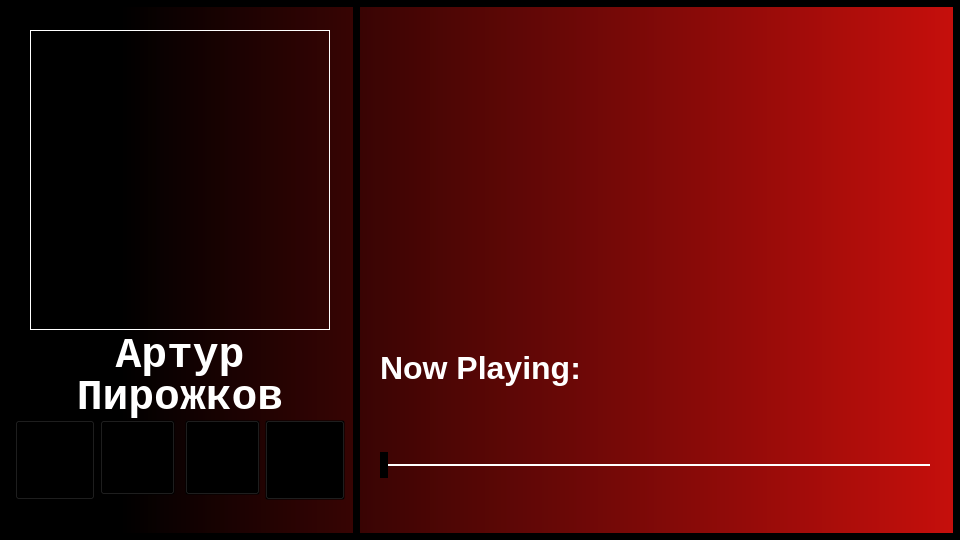
<?xml version="1.0" encoding="UTF-8"?>
<ui version="4.0">
 <class>arturWindow</class>
 <widget class="QMainWindow" name="arturWindow">
  <property name="geometry">
   <rect>
    <x>0</x>
    <y>0</y>
    <width>960</width>
    <height>540</height>
   </rect>
  </property>
  <property name="minimumSize">
   <size>
    <width>960</width>
    <height>540</height>
   </size>
  </property>
  <property name="maximumSize">
   <size>
    <width>960</width>
    <height>540</height>
   </size>
  </property>
  <property name="windowTitle">
   <string>MainWindow</string>
  </property>
  <property name="styleSheet">
   <string notr="true">background-color: qlineargradient(spread:pad, x1:0, y1:0.5, x2:1, y2:0.5, stop:0.125 rgba(0, 0, 0, 255), stop:1 rgba(200, 15, 12, 255));</string>
  </property>
  <widget class="QWidget" name="centralwidget">
   <property name="styleSheet">
    <string notr="true"/>
   </property>
   <widget class="Line" name="frameRight">
    <property name="geometry">
     <rect>
      <x>353</x>
      <y>0</y>
      <width>607</width>
      <height>540</height>
     </rect>
    </property>
    <property name="font">
     <font>
      <weight>50</weight>
      <bold>false</bold>
     </font>
    </property>
    <property name="styleSheet">
     <string notr="true">border: 7px solid;
border-color: rgb(0, 0, 0);
background-color: rgba(0, 0, 0, 0);
border-radius: 1em;</string>
    </property>
    <property name="orientation">
     <enum>Qt::Vertical</enum>
    </property>
   </widget>
   <widget class="Line" name="frameLeft">
    <property name="geometry">
     <rect>
      <x>0</x>
      <y>0</y>
      <width>360</width>
      <height>540</height>
     </rect>
    </property>
    <property name="font">
     <font>
      <weight>50</weight>
      <bold>false</bold>
     </font>
    </property>
    <property name="styleSheet">
     <string notr="true">border: 7px solid;
border-color: rgb(0, 0, 0);
background-color: rgba(0, 0, 0, 0);
border-radius: 1em;</string>
    </property>
    <property name="orientation">
     <enum>Qt::Vertical</enum>
    </property>
   </widget>
   <widget class="QLabel" name="arturLogo">
    <property name="geometry">
     <rect>
      <x>30</x>
      <y>30</y>
      <width>300</width>
      <height>300</height>
     </rect>
    </property>
    <property name="styleSheet">
     <string notr="true">background-color: rgba(0, 0, 0, 0);
border: 1px solid rgb(255, 255, 255);
</string>
    </property>
    <property name="text">
     <string/>
    </property>
    <property name="pixmap">
     <pixmap>Images/АртурПирожков.jpg</pixmap>
    </property>
    <property name="scaledContents">
     <bool>true</bool>
    </property>
   </widget>
   <widget class="QLabel" name="arturText">
    <property name="geometry">
     <rect>
      <x>0</x>
      <y>325</y>
      <width>360</width>
      <height>60</height>
     </rect>
    </property>
    <property name="font">
     <font>
      <family>Lucida Console</family>
      <pointsize>32</pointsize>
      <weight>75</weight>
      <bold>true</bold>
      <kerning>true</kerning>
     </font>
    </property>
    <property name="styleSheet">
     <string notr="true">background-color: rgba(0, 0, 0, 0);
color: rgb(255, 255, 255);</string>
    </property>
    <property name="text">
     <string>Артур</string>
    </property>
    <property name="alignment">
     <set>Qt::AlignCenter</set>
    </property>
    <property name="wordWrap">
     <bool>false</bool>
    </property>
    <property name="margin">
     <number>0</number>
    </property>
    <property name="indent">
     <number>-1</number>
    </property>
   </widget>
   <widget class="Line" name="frameLeftBack">
    <property name="geometry">
     <rect>
      <x>0</x>
      <y>0</y>
      <width>360</width>
      <height>540</height>
     </rect>
    </property>
    <property name="font">
     <font>
      <weight>50</weight>
      <bold>false</bold>
     </font>
    </property>
    <property name="styleSheet">
     <string notr="true">border: 7px solid;
border-color: rgb(0, 0, 0);
background-color: rgba(0, 0, 0, 0);</string>
    </property>
    <property name="orientation">
     <enum>Qt::Vertical</enum>
    </property>
   </widget>
   <widget class="Line" name="frameRightBack">
    <property name="geometry">
     <rect>
      <x>360</x>
      <y>0</y>
      <width>600</width>
      <height>540</height>
     </rect>
    </property>
    <property name="font">
     <font>
      <weight>50</weight>
      <bold>false</bold>
     </font>
    </property>
    <property name="styleSheet">
     <string notr="true">border-right: 7px solid;
border-top: 7px solid;
border-bottom: 7px solid;
border-color: rgb(0, 0, 0);
background-color: rgba(0, 0, 0, 0);</string>
    </property>
    <property name="orientation">
     <enum>Qt::Vertical</enum>
    </property>
   </widget>
   <widget class="QListWidget" name="listOfMusic">
    <property name="geometry">
     <rect>
      <x>380</x>
      <y>30</y>
      <width>550</width>
      <height>300</height>
     </rect>
    </property>
    <property name="font">
     <font>
      <family>Arial</family>
      <pointsize>14</pointsize>
      <weight>50</weight>
      <bold>false</bold>
     </font>
    </property>
    <property name="styleSheet">
     <string notr="true">background-color: rgba(0, 0, 0, 0);
border: 0px;
color: rgb(255, 255, 255);</string>
    </property>
   </widget>
   <widget class="QLabel" name="nowPlayingText">
    <property name="geometry">
     <rect>
      <x>380</x>
      <y>345</y>
      <width>550</width>
      <height>45</height>
     </rect>
    </property>
    <property name="font">
     <font>
      <family>Arial</family>
      <pointsize>24</pointsize>
      <weight>75</weight>
      <bold>true</bold>
     </font>
    </property>
    <property name="styleSheet">
     <string notr="true">background-color: rgba(0, 0, 0, 0);
color: rgb(255, 255, 255);</string>
    </property>
    <property name="text">
     <string>Now Playing:</string>
    </property>
    <property name="alignment">
     <set>Qt::AlignLeading|Qt::AlignLeft|Qt::AlignVCenter</set>
    </property>
   </widget>
   <widget class="QSlider" name="musicSlider">
    <property name="geometry">
     <rect>
      <x>380</x>
      <y>450</y>
      <width>550</width>
      <height>30</height>
     </rect>
    </property>
    <property name="styleSheet">
     <string notr="true">QSlider {
    background: transparent;
}
QSlider::groove:horizontal {
    height: 2px;
    background: rgb(255, 255, 255);
}
QSlider::handle:horizontal {
    background: #000000;
    border: 3px solid #000000;
    width: 2px;
    margin: -12px 0; 
}
</string>
    </property>
    <property name="orientation">
     <enum>Qt::Horizontal</enum>
    </property>
   </widget>
   <widget class="QPushButton" name="playButton">
    <property name="geometry">
     <rect>
      <x>100</x>
      <y>420</y>
      <width>75</width>
      <height>75</height>
     </rect>
    </property>
    <property name="styleSheet">
     <string notr="true">background-color: rgba(0, 0, 0, 0);</string>
    </property>
    <property name="text">
     <string/>
    </property>
    <property name="icon">
     <iconset>
      <normaloff>Images/playbutton.png</normaloff>Images/playbutton.png</iconset>
    </property>
    <property name="iconSize">
     <size>
      <width>75</width>
      <height>75</height>
     </size>
    </property>
   </widget>
   <widget class="QPushButton" name="pauseButton">
    <property name="geometry">
     <rect>
      <x>185</x>
      <y>420</y>
      <width>75</width>
      <height>75</height>
     </rect>
    </property>
    <property name="styleSheet">
     <string notr="true">background-color: rgba(0, 0, 0, 0);</string>
    </property>
    <property name="text">
     <string/>
    </property>
    <property name="icon">
     <iconset>
      <normaloff>Images/pausebutton.png</normaloff>Images/pausebutton.png</iconset>
    </property>
    <property name="iconSize">
     <size>
      <width>75</width>
      <height>75</height>
     </size>
    </property>
   </widget>
   <widget class="QPushButton" name="nextButton">
    <property name="geometry">
     <rect>
      <x>265</x>
      <y>420</y>
      <width>80</width>
      <height>80</height>
     </rect>
    </property>
    <property name="styleSheet">
     <string notr="true">background-color: rgba(0, 0, 0, 0);</string>
    </property>
    <property name="text">
     <string/>
    </property>
    <property name="icon">
     <iconset>
      <normaloff>Images/nextbuttonw.png</normaloff>Images/nextbuttonw.png</iconset>
    </property>
    <property name="iconSize">
     <size>
      <width>80</width>
      <height>80</height>
     </size>
    </property>
   </widget>
   <widget class="QPushButton" name="prevButton">
    <property name="geometry">
     <rect>
      <x>15</x>
      <y>420</y>
      <width>80</width>
      <height>80</height>
     </rect>
    </property>
    <property name="styleSheet">
     <string notr="true">background-color: rgba(0, 0, 0, 0);</string>
    </property>
    <property name="text">
     <string/>
    </property>
    <property name="icon">
     <iconset>
      <normaloff>Images/prevbuttonw.png</normaloff>Images/prevbuttonw.png</iconset>
    </property>
    <property name="iconSize">
     <size>
      <width>80</width>
      <height>80</height>
     </size>
    </property>
   </widget>
   <widget class="QLabel" name="statusOfMusicText">
    <property name="geometry">
     <rect>
      <x>380</x>
      <y>390</y>
      <width>550</width>
      <height>45</height>
     </rect>
    </property>
    <property name="font">
     <font>
      <family>Arial</family>
      <pointsize>24</pointsize>
      <weight>75</weight>
      <bold>true</bold>
     </font>
    </property>
    <property name="styleSheet">
     <string notr="true">background-color: rgba(0, 0, 0, 0);
color: rgb(255, 255, 255);</string>
    </property>
    <property name="text">
     <string/>
    </property>
    <property name="alignment">
     <set>Qt::AlignLeading|Qt::AlignLeft|Qt::AlignVCenter</set>
    </property>
   </widget>
   <widget class="QLabel" name="pirozhkovText">
    <property name="geometry">
     <rect>
      <x>0</x>
      <y>375</y>
      <width>360</width>
      <height>45</height>
     </rect>
    </property>
    <property name="font">
     <font>
      <family>Lucida Console</family>
      <pointsize>32</pointsize>
      <weight>75</weight>
      <bold>true</bold>
     </font>
    </property>
    <property name="styleSheet">
     <string notr="true">background-color: rgba(0, 0, 0, 0);
color: rgb(255, 255, 255);</string>
    </property>
    <property name="text">
     <string>Пирожков</string>
    </property>
    <property name="alignment">
     <set>Qt::AlignCenter</set>
    </property>
   </widget>
   <zorder>frameLeftBack</zorder>
   <zorder>frameRight</zorder>
   <zorder>frameLeft</zorder>
   <zorder>arturLogo</zorder>
   <zorder>arturText</zorder>
   <zorder>frameRightBack</zorder>
   <zorder>listOfMusic</zorder>
   <zorder>nowPlayingText</zorder>
   <zorder>musicSlider</zorder>
   <zorder>playButton</zorder>
   <zorder>pauseButton</zorder>
   <zorder>nextButton</zorder>
   <zorder>prevButton</zorder>
   <zorder>statusOfMusicText</zorder>
   <zorder>pirozhkovText</zorder>
  </widget>
 </widget>
 <resources>
  <include location="Images/images.qrc"/>
 </resources>
 <connections/>
</ui>
